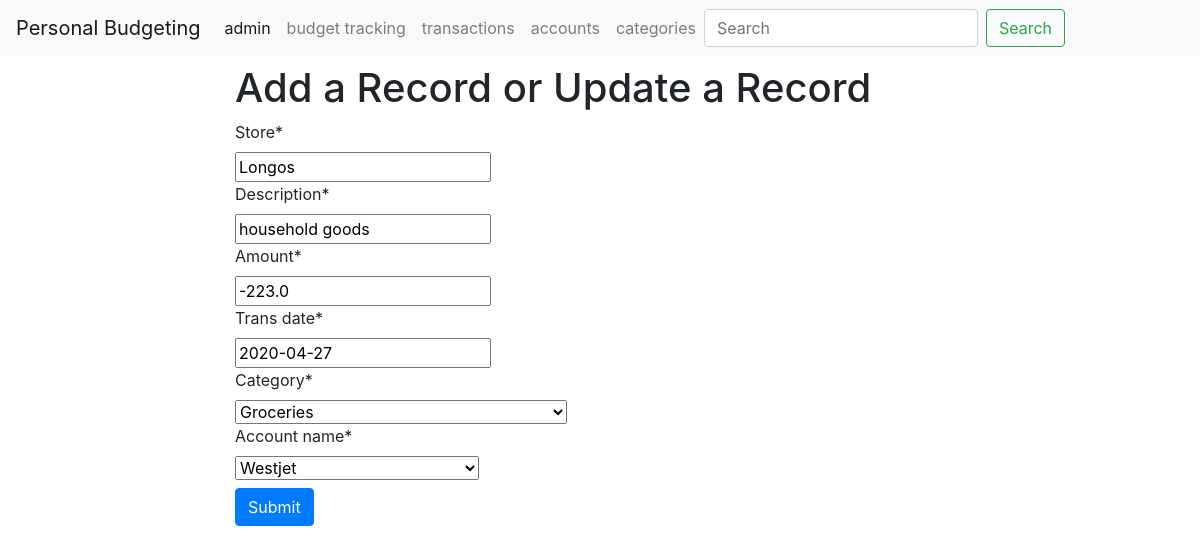
/transactions/36/update, run on the app's committed database.
### transactions/models.py (models this page shows, shortened)
class Transaction(models.Model):
    store = models.CharField(max_length=200)
    description = models.CharField(max_length=200)
    amount = models.FloatField()
    trans_date = models.DateField()
    category = models.ForeignKey(Category, on_delete=models.CASCADE)
    account_name = models.ForeignKey(Account, on_delete=models.CASCADE)

### categories/models.py (models this page shows)
class Category(models.Model):
    master_category = models.CharField(max_length=200, default='none')
    category = models.CharField(max_length=200)
    def __str__(self):
        return self.category

### transactions/views.py (the view)
# urls.py: path('<int:pk>/update', TransactionUpdate.as_view(), name='transaction-update'),
class TransactionUpdate (UpdateView):
    template_name = 'transactions/transaction_form.html'
    form_class = CreateTransactionForm
    success_url = reverse_lazy('transaction-index')
    model = Transaction

### transactions/forms.py
class CreateTransactionForm(forms.ModelForm):
    class Meta:
        model = Transaction
        fields ='__all__'
        widgets = {
            'trans_date': DatePickerInput(), # default date-format %m/%d/%Y will be used
        }

### accounts/models.py (called while the page is built)
    def __str__(self):
         return '%s' % (self.account_name)

### templates/transactions/transaction_form.html (shortened to what this page needs)
{% extends 'base.html' %}
{% load crispy_forms_tags %}
{% block content %}
<div class="container">
      <div class="row justify-content-center">
        <div class="col-8">
          <h1 class="mt-2">Add a Record or Update a Record</h1>
  <form method="post">
    {{ form|crispy }}
    <button type="submit" class="btn btn-primary">Submit</button>
  </form>
{% endblock %}

### data on the page
Transaction: store "Longos", description "household goods", amount "-223.0", trans_date "2020-04-27", account_name "Westjet"
Category: category "Groceries"
